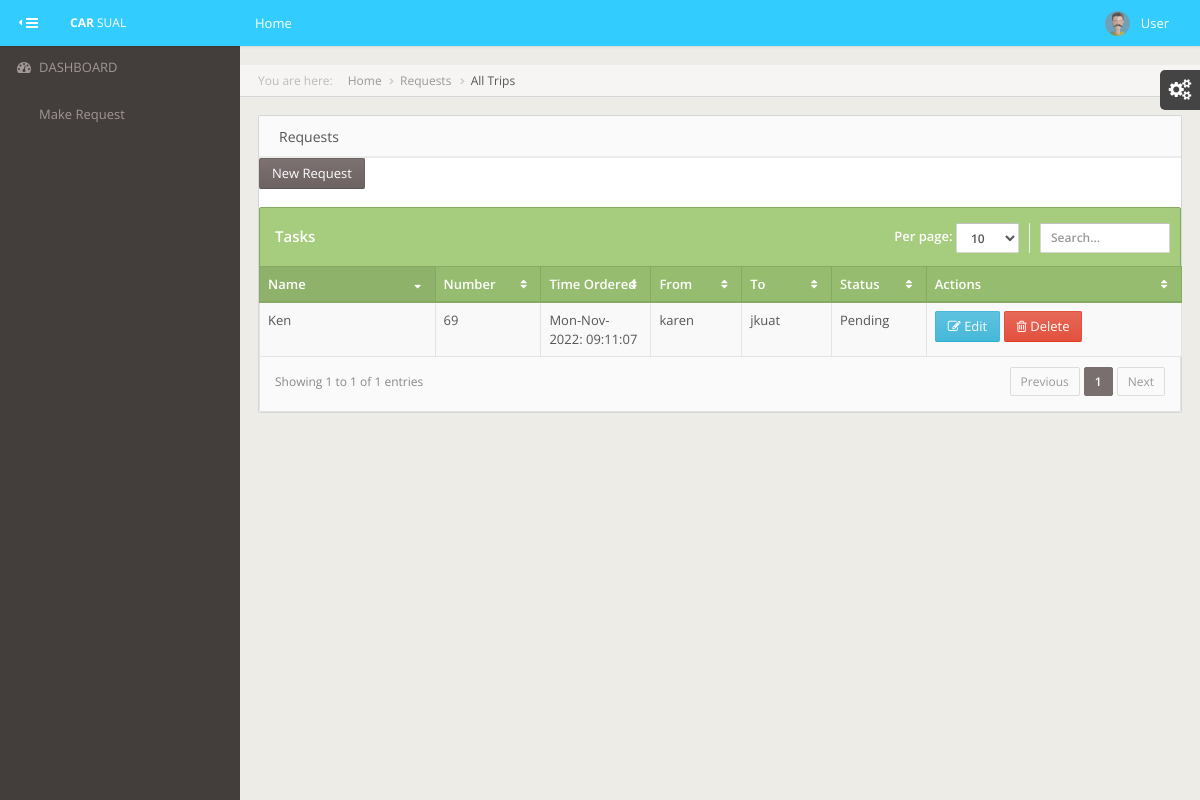
Screenshot of /view_requests.php?id=1 with the database file from the repository.
### tables this page shows
CREATE TABLE `requests` (
  `ID` int(50) NOT NULL,
  `Name` varchar(50) NOT NULL,
  `Number` varchar(100) NOT NULL,
  `Pickup` varchar(50) NOT NULL,
  `Destination` varchar(50) NOT NULL,
  `Timestamp` timestamp(6) NOT NULL DEFAULT current_timestamp(6),
  `Status` varchar(50) DEFAULT 'Pending',
  `is_active` int(11) DEFAULT 1,
  `customer_id` varchar(50) DEFAULT NULL,
  `admin_id` varchar(50) DEFAULT NULL,
  `admin_action_time` timestamp(6) NULL DEFAULT NULL
);

### classes/DBConn.class.php (called while the page is built, shortened)
<?php
class DBConn {
    var $connection;
    public function __construct() {
        $DB_SERVER = 'localhost';
        $DB_USERNAME = 'rot';
        $DB_PASSWORD = '';
        $DB_DATABASE = 'Towtrucks';
        $connection = mysqli_connect($DB_SERVER, $DB_USERNAME, $DB_PASSWORD) or
        die('Oops connection error -> ' . mysqli_connect_error());
        $this->connection = $connection;
    }
    function simpleLazySelect($table, $condition) {
        $strSEL = "SELECT * FROM " . $table . " " . (($condition)) . "";
        $objSC = mysqli_query($this->connection, $strSEL);
        if ($objSC) {
            $data = array();
            while ($det = mysqli_fetch_assoc($objSC)) {
                $data[] = $det;
            }
            return $data;
        } else {
            return false;
        }
    }
}

### classes/ListDisplay.class.php (called while the page is built, shortened)
<?php
 include_once('DBConn.class.php');
class listDisplay extends DBConn{
	public function paged_result($table,$condition,$start = null, $end = null) {
	   return $this->simpleLazySelect($table, $condition);
	}
}
?>

### view_requests.php (the view, shortened to what this page needs)
<?php
include 'header.php';
require_once('classes/ListDisplay.class.php');
$list = new listDisplay();
$UID = $_SESSION['UID'];
?>
<div id="content-wrapper">
    <ul class="breadcrumb breadcrumb-page">
        <div class="breadcrumb-label text-light-gray">You are here: </div>
        <li><a href="index.php">Home</a></li>
        <li><a href="#">Requests</a></li>
        <li class="active"><a href="#">All Trips</a></li>
    </ul>
    <div class="row">
        <div class="col-md-12">
            <div class="panel">
                <div class="panel-heading">
                    <span class="panel-title">Requests</span>
                </div>
                <div><a href="new_request.php" class="btn btn-primary ajax-link">New Request</a>&nbsp;</div>
                <div class="table-light-green">
                    <table cellpadding="0" cellspacing="0" border="0" class="table table-striped table-bordered"
                        id="jq-datatables-example">
                        <thead>
                            <tr>
                                <th width="193">Name</th>
                                <th width="100">Number</th>
                                <th width="105">Time Ordered</th>
                                <th width="86">From</th>
                                <th width="86">To</th>
                                <th width="86">Status</th>
                                <th width="283">Actions</th>
                            </tr>
                        </thead>
                        <tbody>
                            <?php
                            if (isset($_REQUEST['id'])) {
                                $id = $_REQUEST['id'];
                                $items = $list->paged_result('requests', "WHERE ID = '$id'");
                            } else {
                                $items = $list->paged_result('requests', "WHERE customer_id = '$UID' AND is_active <> 0");
                            }
                            $count = count($items);
                            if ($count == 0) {
                                echo 'No records';
                                $numRow = 0;
                            } else {
                                $conf = "if(confirm('Please confirm you want to delete this item')){ return true;}else{return false;}";
                                foreach ($items as $it) {
                                    echo '<tr>
								<td>' . $it['Name'] . '</td>
								<td>' . $it['Number'] . '</td>
								<td class="center">' . date('D-M-Y: h:m:s', strtotime($it['Timestamp'])) . '</td>
								<td class="center">' . $it['Pickup'] . '</td>
								<td class="center">' . $it['Destination'] . '</td>
								<td class="center">' . $it['Status'] . '</td>
								<td class="center">
									<a class="btn btn-info" href="edit_requests.php?id=' . $it['ID'] . '">
										<i class="fa fa-edit icon-white"></i>
										Edit
									</a>
									<a onClick="' . $conf . '" class="btn btn-danger" href="exec/requests-exec.php?tag=delete&id=' . $it['ID'] . '">
										<i class="fa fa-trash-o icon-white"></i>
										Delete
									</a>
								</td>
							</tr>';
                            }
                            }
                            ?>
                        </tbody>
                    </table>
                </div>
            </div>
        </div>
    </div>
</div>
</div>
<?php
include 'footer.php';
?>

### rows the page displays
requests: Name "Ken", Number "69", Timestamp "Mon-Nov-2022: 09:11:07", Pickup "karen", Destination "jkuat", Status "Pending"
